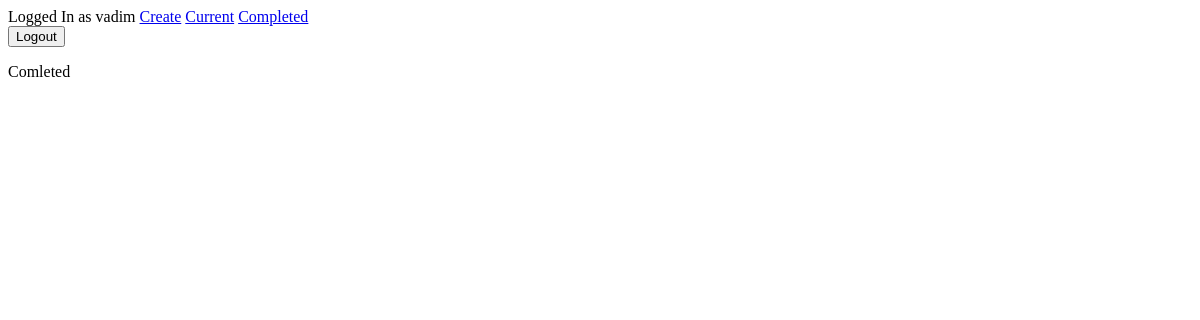
/completed/ (signed in), run on an earlier commit of the app's database.
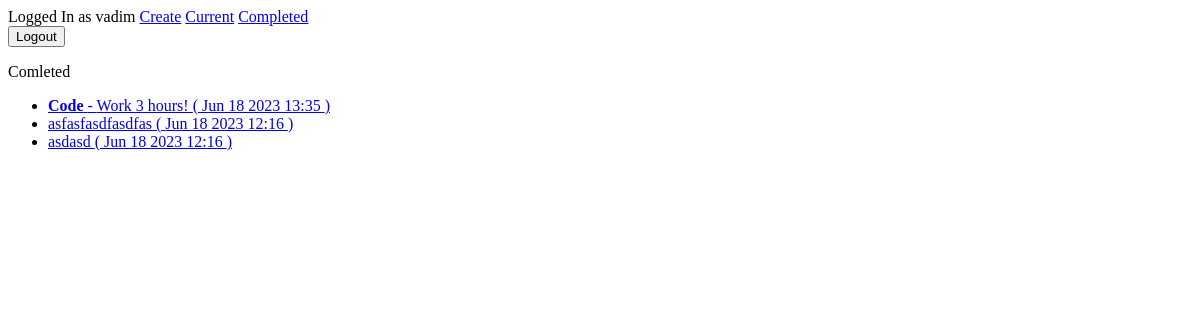
And on a later commit of the database.
### todolist/models.py (models this page shows, shortened)
class ToDo(models.Model):
    title = models.CharField(max_length=100)
    memo = models.TextField(blank=True)
    date_created = models.DateTimeField(auto_now_add=True)
    datecompleted = models.DateTimeField(null=True)
    important = models.BooleanField(default=False)
    user = models.ForeignKey(User, on_delete=models.CASCADE)

### todolist/views.py (the view)
# urls.py: path('completed/', views.completedtodos, name='completedtodos'),
@login_required
def completedtodos(request):
    todos = ToDo.objects.filter(user=request.user, datecompleted__isnull=False)\
        .order_by('-datecompleted')
    return render(request, 'todolist/completedtodos.html', {'todos':todos})

### todolist/templates/todolist/completedtodos.html
{% extends 'todolist/base.html' %}
{% block content %}
Comleted
<ul>
    {% for todo in todos %}
    <li>
        <a href="{% url 'viewtodo' todo.id %}">
            {% if todo.important %}<b>{% endif %}
                {{ todo.title }}
            {% if todo.important %}</b>{% endif %}
            {% if todo.memo %} - {{ todo.memo }}{% endif %}
            ( {{ todo.datecompleted|date:'M j Y H:i' }} )
        </a>
    </li>
    {% endfor %}
</ul>
{% endblock %}

### todolist/templates/todolist/base.html (shortened to what this page needs)
{% if user.is_authenticated %}
Logged In as {{ user.username }}
<a href="{% url 'createtodo' %}">Create</a>
<a href="{% url 'currenttodos' %}">Current</a>
<a href="{% url 'completedtodos' %}">Completed</a>
<form action="{% url 'logoutuser' %}" method="POST">
    <button type="submit">Logout</button>
</form>
{% else %}
<a href="{% url 'signupuser' %}">Sign Up</a>
<a href="{% url 'loginuser' %}">Login</a>
{% endif %}
{% block content %}{% endblock %}

What changed in the data, as far as the page shows it:
now on this page (row edited): ToDo: title "Code", memo "Work 3 hours!", datecompleted "Jun 18 2023 13:35"
added ToDo: title "asfasfasdfasdfas", datecompleted "Jun 18 2023 12:16"
added ToDo: title "asdasd", datecompleted "Jun 18 2023 12:16"
